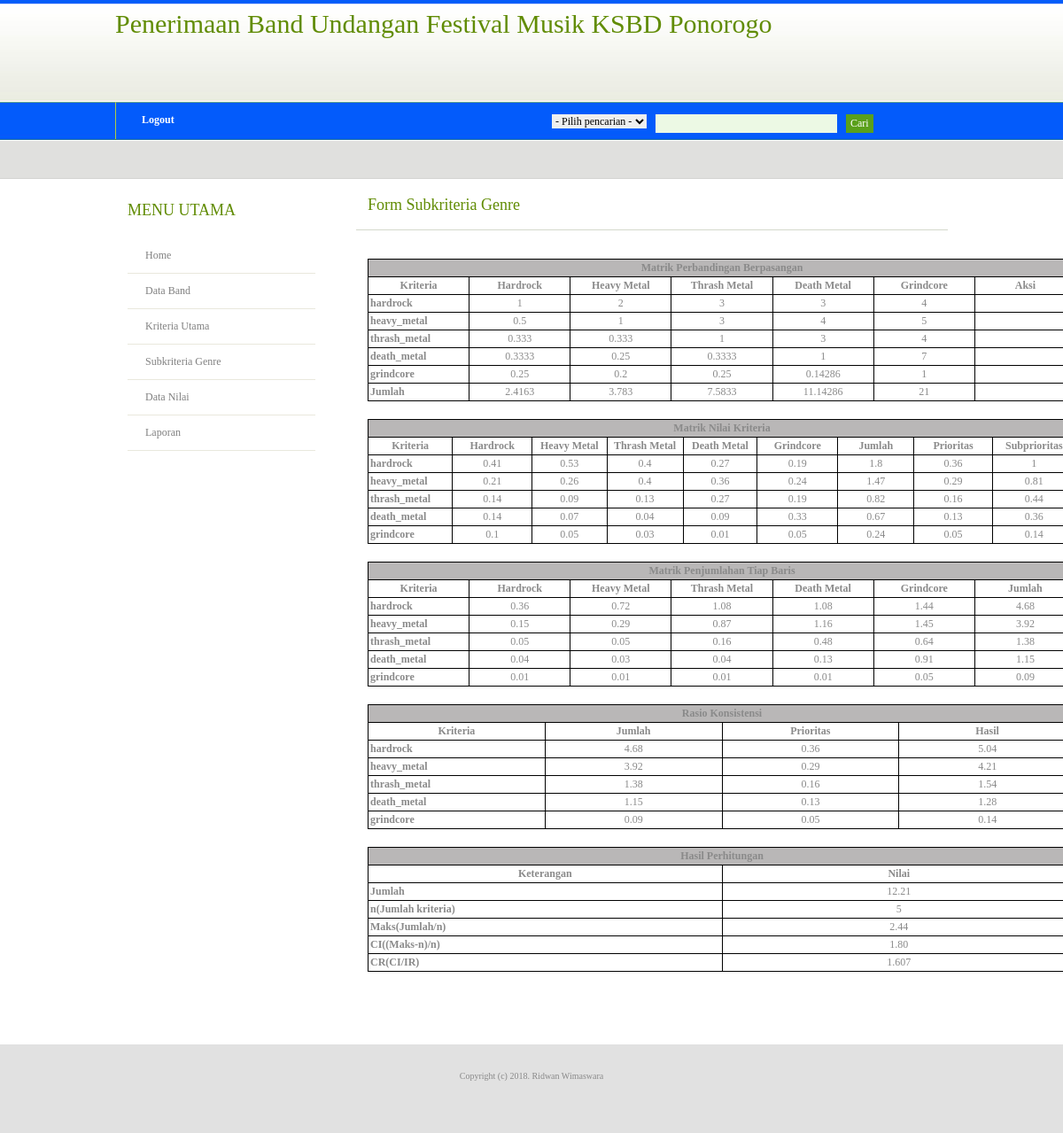
The app's page /home.php?mod=subkriteria_genre&pg=tampil_kriteria (signed in) with its own data.
### tables this page shows
CREATE TABLE IF NOT EXISTS `tb_subkriteria_genre` (
  `id_subkriteria` int(11) NOT NULL AUTO_INCREMENT,
  `nama_subkriteria` varchar(30) NOT NULL,
  `hardrock` double NOT NULL,
  `heavy_metal` double NOT NULL,
  `thrash_metal` double NOT NULL,
  `death_metal` double NOT NULL,
  `grindcore` double NOT NULL,
  PRIMARY KEY (`id_subkriteria`)
);

CREATE TABLE IF NOT EXISTS `tb_metrix_subkriteria_genre` (
  `id_matrix` int(11) NOT NULL AUTO_INCREMENT,
  `nama_subkriteria` varchar(30) NOT NULL,
  `hardrock` double NOT NULL,
  `heavy_metal` double NOT NULL,
  `thrash_metal` double NOT NULL,
  `death_metal` double NOT NULL,
  `grindcore` double NOT NULL,
  `jumlah` double NOT NULL,
  `prioritas` double NOT NULL,
  `sub_prioritas` double NOT NULL,
  PRIMARY KEY (`id_matrix`)
);

CREATE TABLE IF NOT EXISTS `tb_metrix_penjumlahan_genre` (
  `id_matrix` int(11) NOT NULL AUTO_INCREMENT,
  `nama_subkriteria` varchar(30) NOT NULL,
  `hardrock` double NOT NULL,
  `heavy_metal` double NOT NULL,
  `thrash_metal` double NOT NULL,
  `death_metal` double NOT NULL,
  `grindcore` double NOT NULL,
  `jumlah` double NOT NULL,
  PRIMARY KEY (`id_matrix`)
);

CREATE TABLE IF NOT EXISTS `tb_rasio_konsistensi_genre` (
  `id_konsistensi` int(11) NOT NULL AUTO_INCREMENT,
  `nama_subkriteria` varchar(30) NOT NULL,
  `jumlah` double NOT NULL,
  `prioritas` double NOT NULL,
  `hasil` double NOT NULL,
  PRIMARY KEY (`id_konsistensi`)
);

### subkriteria_genre/tampil_kriteria.php (the view, shortened to what this page needs)
<?php
include ('config/koneksi.php');
?>
<div class="post">
	<h2 class="title"><a href="#">Form Subkriteria Genre</a></h2>
    <p class="meta"><em></em></p>
	<div class="entry">
    <p>
<div align="center">
  <table width="800" border="0" cellpadding="2" cellspacing="1" bgcolor="#000000" class="table table-condensed table-striped table-hover">
   <tbody>
    <tr>
      <td colspan="7" bgcolor="#b9b7b7" align="center"><b>Matrik Perbandingan Berpasangan</b></td>
    </tr>
    <tr bgcolor="#FFFFFF">
      <td width="100" align="center"><b>Kriteria</b></td>
      <td width="100" align="center"><b>Hardrock</b></td>
      <td width="100" align="center"><b>Heavy Metal</b></td>
      <td width="100" align="center"><b>Thrash Metal</b></td>
	  <td width="100" align="center"><b>Death Metal</b></td>
      <td width="100" align="center"><b>Grindcore</b></td>
      <td width="100" align="center"><b>Aksi</b></td>
    </tr>
    <?php
	$sql = "SELECT * FROM tb_subkriteria_genre ORDER BY id_subkriteria Asc";
	$result=mysql_query($sql) or die(mysql_error());
	$totalHardrock=0;
	$totalHeavyMetal=0;
	$totalThrashMetal=0;
	$totalDeathMetal=0;
	$totalGrindcore=0;
	while($rows=mysql_fetch_array($result)){
		$totalHardrock +=$rows['hardrock'];
		$totalHeavyMetal +=$rows['heavy_metal'];
		$totalThrashMetal +=$rows['thrash_metal'];
		$totalDeathMetal +=$rows['death_metal'];
		$totalGrindcore +=$rows['grindcore'];
  ?>
    <tr bgcolor="#FFFFFF">
      <td><b><?php echo $rows['nama_subkriteria']; ?></b></td>
      <td align="center"><?php echo $rows['hardrock']; ?></td>
     <td align="center"><?php echo $rows['heavy_metal']; ?></td>
     <td align="center"><?php echo $rows['thrash_metal']; ?></td>
     <td align="center"><?php echo $rows['death_metal']; ?></td>
	 <td align="center"><?php echo $rows['grindcore']; ?></td>
     <td>&nbsp;</td>
    </tr>
    <?php
  }
  ?>
  <tr bgcolor="#FFFFFF">
      <td><b>Jumlah</b></td>
      <td align="center"><?php echo $totalHardrock;?></td>
      <td align="center"><?php echo $totalHeavyMetal;?></td>
      <td align="center"><?php echo $totalThrashMetal;?></td>
      <td align="center"><?php echo $totalDeathMetal;?></td>
      <td align="center"><?php echo $totalGrindcore;?></td>
	  <?php
	  if ($_SESSION['hak']=='Panitia'){
	  ?>
	      <td align="center"><a href="home.php?mod=subkriteria_genre&pg=form_kriteria">Ubah</a></td>
      <?php
	  }else{
	  ?>
		<td align="center"></td>
      <?php
	  }
	  ?>
    </tr>
    </tbody>
  </table>
</div>
<div align="center" style="margin-top:20px">
 <table width="800" border="0" cellpadding="2" cellspacing="1" bgcolor="#000000" class="table table-condensed table-striped table-hover">
   <tbody>
    <tr>
      <td colspan="9" bgcolor="#b9b7b7" align="center"><b>Matrik Nilai Kriteria</b></td>
    </tr>
    <tr bgcolor="#FFFFFF">
      <td width="100" align="center"><b>Kriteria</b></td>
      <td width="100" align="center"><b>Hardrock</b></td>
      <td width="100" align="center"><b>Heavy Metal</b></td>
      <td width="100" align="center"><b>Thrash Metal</b></td>
      <td width="100" align="center"><b>Death Metal</b></td>
      <td width="100" align="center"><b>Grindcore</b></td>
	  <td width="100" align="center"><b>Jumlah</b></td>
      <td width="100" align="center"><b>Prioritas</b></td>
      <td width="100" align="center"><b>Subprioritas</b></td>
    </tr>
    <?php
	$sqlNilai = "SELECT * FROM tb_metrix_subkriteria_genre ORDER BY id_matrix Asc";
	$resultNilai=mysql_query($sqlNilai) or die(mysql_error());
	while($rowsNilai=mysql_fetch_array($resultNilai)){
	?>
     <tr bgcolor="#FFFFFF">
     <td><b><?php echo $rowsNilai['nama_subkriteria']; ?></b></td>
     <td align="center"><?php echo $rowsNilai['hardrock']; ?></td>
     <td align="center"><?php echo $rowsNilai['heavy_metal']; ?></td>
     <td align="center"><?php echo $rowsNilai['thrash_metal']; ?></td>
     <td align="center"><?php echo $rowsNilai['death_metal']; ?></td>
	 <td align="center"><?php echo $rowsNilai['grindcore']; ?></td>
     <td align="center"><?php echo $rowsNilai['jumlah'];?></td>
     <td align="center"><?php echo $rowsNilai['prioritas'];?></td>
     <td align="center"><?php echo $rowsNilai['sub_prioritas'];?></td>
     </tr>
    <?php
	}
	?>
    </tbody>
    </table>
</div>
<div align="center" style="margin-top:20px">
 <table width="800" border="0" cellpadding="2" cellspacing="1" bgcolor="#000000" class="table table-condensed table-striped table-hover">
   <tbody>
    <tr>
      <td colspan="7" bgcolor="#b9b7b7" align="center"><b>Matrik Penjumlahan Tiap Baris</b></td>
    </tr>
    <tr bgcolor="#FFFFFF">
      <td width="100" align="center"><b>Kriteria</b></td>
       <td width="100" align="center"><b>Hardrock</b></td>
      <td width="100" align="center"><b>Heavy Metal</b></td>
      <td width="100" align="center"><b>Thrash Metal</b></td>
      <td width="100" align="center"><b>Death Metal</b></td>
      <td width="100" align="center"><b>Grindcore</b></td>
      <td width="100" align="center"><b>Jumlah</b></td>
    </tr>
    <?php
	$sqlNilai = "SELECT * FROM tb_metrix_penjumlahan_genre ORDER BY id_matrix Asc";
	$resultNilai=mysql_query($sqlNilai) or die(mysql_error());
	while($rowsNilai=mysql_fetch_array($resultNilai)){
	?>
     <tr bgcolor="#FFFFFF">
     <td><b><?php echo $rowsNilai['nama_subkriteria']; ?></b></td>
     <td align="center"><?php echo $rowsNilai['hardrock']; ?></td>
     <td align="center"><?php echo $rowsNilai['heavy_metal']; ?></td>
     <td align="center"><?php echo $rowsNilai['thrash_metal']; ?></td>
     <td align="center"><?php echo $rowsNilai['death_metal']; ?></td>
	 <td align="center"><?php echo $rowsNilai['grindcore']; ?></td>
     <td align="center"><?php echo $rowsNilai['jumlah'];?></td>
     </tr>
    <?php
	}
	?>
    </tbody>
    </table>
</div>
<div align="center" style="margin-top:20px">
 <table width="800" border="0" cellpadding="2" cellspacing="1" bgcolor="#000000" class="table table-condensed table-striped table-hover">
   <tbody>
    <tr>
      <td colspan="7" bgcolor="#b9b7b7" align="center"><b>Rasio Konsistensi</b></td>
    </tr>
    <tr bgcolor="#FFFFFF">
    <td width="100" align="center"><b>Kriteria</b></td>
      <td width="100" align="center"><b>Jumlah</b></td>
      <td width="100" align="center"><b>Prioritas</b></td>
      <td width="100" align="center"><b>Hasil</b></td>
    </tr>
    <?php
	$sqlNilai = "SELECT * FROM tb_rasio_konsistensi_genre ORDER BY id_konsistensi Asc";
	$resultNilai=mysql_query($sqlNilai) or die(mysql_error());
	$xJumlah=0;
	while($rowsNilai=mysql_fetch_array($resultNilai)){
	?>
     <tr bgcolor="#FFFFFF">
      <td><b><?php echo $rowsNilai['nama_subkriteria']; ?></b></td>
      <td align="center"><?php echo $rowsNilai['jumlah']; ?></td>
     <td align="center"><?php echo $rowsNilai['prioritas']; ?></td>
     <td align="center"><?php echo $rowsNilai['hasil']; ?></td>
     </tr>
    <?php
	$xJumlah+=$rowsNilai['hasil'];
	}
	$xMaks=number_format(($xJumlah/5),2);
	$CI=number_format((($xJumlah-5)/(5-1)),2);
	$CR=number_format(($CI/1.12),3);
	?>
    </tbody>
    </table>
</div>
<div align="left" style="margin-top:20px">
 <table width="800" border="0" cellpadding="2" cellspacing="1" bgcolor="#000000" class="table table-condensed table-striped table-hover">
   <tbody>
    <tr>
      <td colspan="7" bgcolor="#b9b7b7" align="center"><b>Hasil Perhitungan</b></td>
    </tr>
    <tr bgcolor="#FFFFFF">
      <td width="100" align="center"><b>Keterangan</b></td>
      <td width="100" align="center"><b>Nilai</b></td>
    </tr>
    <tr bgcolor="#FFFFFF">
    <td><b>Jumlah</b></td>
    <td align="center"><?php echo $xJumlah;?></td>
    </tr>
     <tr bgcolor="#FFFFFF">
    <td><b>n(Jumlah kriteria)</b></td>
    <td align="center">5</td>
    </tr>
     <tr bgcolor="#FFFFFF">
    <td><b>Maks(Jumlah/n)</b></td>
    <td align="center"><?php echo $xMaks;?></td>
    </tr>
     <tr bgcolor="#FFFFFF">
    <td><b>CI((Maks-n)/n)</b></td>
    <td align="center"><?php echo $CI;?></td>
    </tr>
     <tr bgcolor="#FFFFFF">
    <td><b>CR(CI/IR)</b></td>
    <td align="center"><?php echo $CR;?></td>
    </tr>
</tbody>
</table>
</div>
</p>
 </div>
</div>

### style.css (style rules this page uses)
body { margin: 0; padding: 0; background: #FFFFFF url(images/header.jpg) repeat-x left top; font-family: verdana; font-size: 12px; color: #8A8A8A; }
h1, h2, h3 { margin: 0; font-weight: normal; color: #618C04; }
h2 { font-size: 14px; }
p, ul, ol { margin-top: 0; line-height: 240%; text-align: justify; }
a { color: #77B003; }
.post { margin-bottom: 45px; }
.post .title { height: 44px; padding-left: 15px; }
.post .title a { text-decoration: none; font-size: 18px; color: #618C04; }
.post .meta { margin-top: -8px; margin-left: 2px; padding: 0px 30px 2px 15px; border-bottom: 1px solid #D4D8CB; font-family: verdana; font-weight: normal; font-size: 10px; color: #66665E; }
.post .entry { margin-bottom: 10px; padding: 10px 15px 10px 15px; }

### records on screen
tb_subkriteria_genre: nama_subkriteria "hardrock", hardrock "1", heavy_metal "2", thrash_metal "3", death_metal "3", grindcore "4"
tb_subkriteria_genre: nama_subkriteria "heavy_metal", hardrock "0.5", heavy_metal "1", thrash_metal "3", death_metal "4", grindcore "5"
tb_subkriteria_genre: nama_subkriteria "thrash_metal", hardrock "0.333", heavy_metal "0.333", thrash_metal "1", death_metal "3", grindcore "4"
tb_subkriteria_genre: nama_subkriteria "death_metal", hardrock "0.3333", heavy_metal "0.25", thrash_metal "0.3333", death_metal "1", grindcore "7"
tb_subkriteria_genre: nama_subkriteria "grindcore", hardrock "0.25", heavy_metal "0.2", thrash_metal "0.25", death_metal "0.14286", grindcore "1"
tb_metrix_subkriteria_genre: nama_subkriteria "hardrock", hardrock "0.41", heavy_metal "0.53", thrash_metal "0.4", death_metal "0.27", grindcore "0.19", jumlah "1.8", prioritas "0.36", sub_prioritas "1"
tb_metrix_subkriteria_genre: nama_subkriteria "heavy_metal", hardrock "0.21", heavy_metal "0.26", thrash_metal "0.4", death_metal "0.36", grindcore "0.24", jumlah "1.47", prioritas "0.29", sub_prioritas "0.81"
tb_metrix_subkriteria_genre: nama_subkriteria "thrash_metal", hardrock "0.14", heavy_metal "0.09", thrash_metal "0.13", death_metal "0.27", grindcore "0.19", jumlah "0.82", prioritas "0.16", sub_prioritas "0.44"
tb_metrix_subkriteria_genre: nama_subkriteria "death_metal", hardrock "0.14", heavy_metal "0.07", thrash_metal "0.04", death_metal "0.09", grindcore "0.33", jumlah "0.67", prioritas "0.13", sub_prioritas "0.36"
tb_metrix_subkriteria_genre: nama_subkriteria "grindcore", hardrock "0.1", heavy_metal "0.05", thrash_metal "0.03", death_metal "0.01", grindcore "0.05", jumlah "0.24", prioritas "0.05", sub_prioritas "0.14"
tb_metrix_penjumlahan_genre: nama_subkriteria "hardrock", hardrock "0.36", heavy_metal "0.72", thrash_metal "1.08", death_metal "1.08", grindcore "1.44", jumlah "4.68"
tb_metrix_penjumlahan_genre: nama_subkriteria "heavy_metal", hardrock "0.15", heavy_metal "0.29", thrash_metal "0.87", death_metal "1.16", grindcore "1.45", jumlah "3.92"
tb_metrix_penjumlahan_genre: nama_subkriteria "thrash_metal", hardrock "0.05", heavy_metal "0.05", thrash_metal "0.16", death_metal "0.48", grindcore "0.64", jumlah "1.38"
tb_metrix_penjumlahan_genre: nama_subkriteria "death_metal", hardrock "0.04", heavy_metal "0.03", thrash_metal "0.04", death_metal "0.13", grindcore "0.91", jumlah "1.15"
tb_metrix_penjumlahan_genre: nama_subkriteria "grindcore", hardrock "0.01", heavy_metal "0.01", thrash_metal "0.01", death_metal "0.01", grindcore "0.05", jumlah "0.09"
tb_rasio_konsistensi_genre: nama_subkriteria "hardrock", jumlah "4.68", prioritas "0.36", hasil "5.04"
tb_rasio_konsistensi_genre: nama_subkriteria "heavy_metal", jumlah "3.92", prioritas "0.29", hasil "4.21"
tb_rasio_konsistensi_genre: nama_subkriteria "thrash_metal", jumlah "1.38", prioritas "0.16", hasil "1.54"
tb_rasio_konsistensi_genre: nama_subkriteria "death_metal", jumlah "1.15", prioritas "0.13", hasil "1.28"
tb_rasio_konsistensi_genre: nama_subkriteria "grindcore", jumlah "0.09", prioritas "0.05", hasil "0.14"

### other values on screen
$totalHardrock "2.4163"
$totalHeavyMetal "3.783"
$totalThrashMetal "7.5833"
$totalDeathMetal "11.14286"
$totalGrindcore "21"
$xJumlah "12.21"
$xMaks "2.44"
$CI "1.80"
$CR "1.607"
